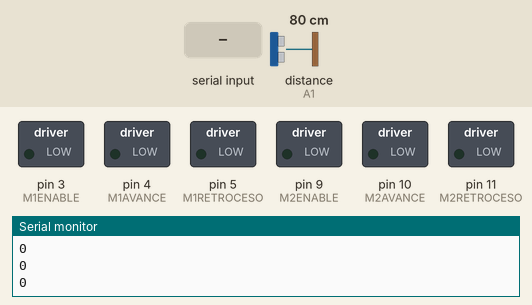
A sketch run on a simulated Arduino Leonardo, built with avr-gcc and run on an emulated ATmega32U4. Shown: switched loads named in the sketch (green lamp = pin HIGH), the last lines printed to the serial monitor. The test bench sets the inputs (shaded band); at power-on: distance to the obstacle (sensor on A1) 80 cm. The echo pulse lasts 58.3 µs per cm; pins used as bus, display or sensor lines are not drawn.

Above: at 1.2 s.
1.3 s: "0" received over the second serial link
At 2.5 s:
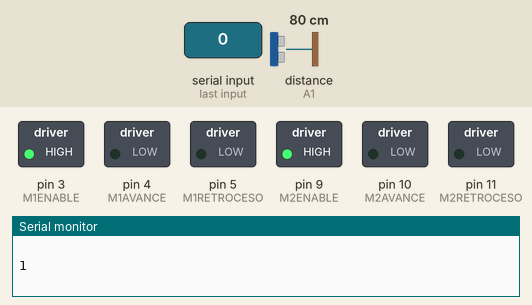
2.8 s: "F" received over the second serial link
At 3.7 s:
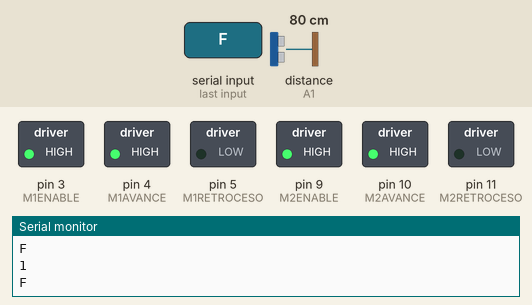
4.4 s: "B" received over the second serial link
At 5.6 s:
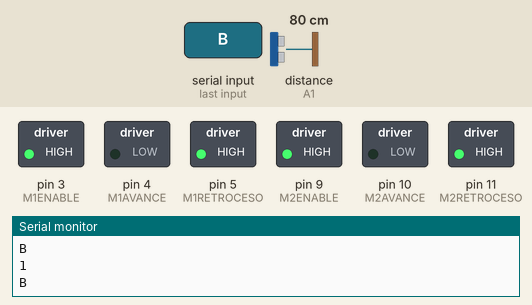
5.9 s: "R" received over the second serial link
At 6.6 s:
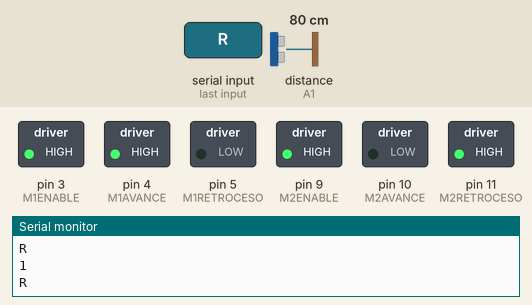
7.4 s: "L" received over the second serial link
At 8.6 s:
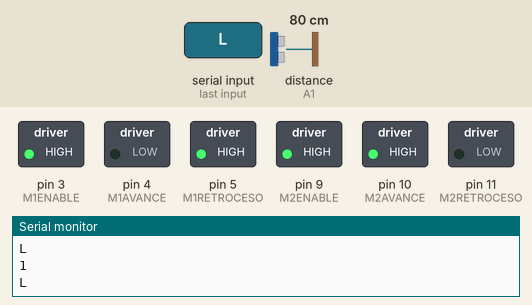
Timing chart, 0 to 9.9 s (numbered marks = the images above; inputs shaded):
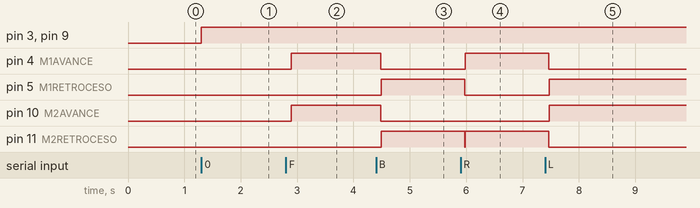

The sketch:

sketch_TFG.ino
```cpp
/**
 * Este es el sketch a cargar el en arduino del coche.
 * Este tendra conectados 2 motores de 5V DC ademas de un modulo bluetooth, por el cual se
 * reciben instrucciones de acciones a realizar, y un modulo emisor-receptor de ondas ultra-sonicas para calcular la distancia con el objeto enfrente del mismo.
 * El emisor de las instrucciones es una aplicacion Android desarrollada para este proyecto.
 *
 * @author: Juan Jose Ropero Cerro
 *
 */
//Pines del motor 1
#define M1ENABLE 3
#define M1AVANCE 4
#define M1RETROCESO 5


//Pines del motor 2
#define M2ENABLE 9
#define M2AVANCE 10
#define M2RETROCESO 11

//Pines del sensor HC-SR04
#define TRIGGER A0
#define ECHO A1
char dato;//Variable que almacena los datos que se leen del modulo bluetooth
bool activo;//Estado de conexion con el sistema Maestro
void setup() {
 //Iniciamos monitores a usar.Serial es solo usado para verificar el envio y recepcion de datos correcto
  Serial.begin(9600);//Borrar para la version final
  Serial1.begin(9600);//Monitor de comunicacion para el modulo bluetooth.Conectar dicho modulo a pines 0,1

  //Configracion inical de los pines de los motores y de variables globales usadas
  pinMode(M1ENABLE,OUTPUT);
  pinMode(M1AVANCE,OUTPUT);
  pinMode(M1RETROCESO,OUTPUT);

  pinMode(M2ENABLE,OUTPUT);
  pinMode(M2AVANCE,OUTPUT);
  pinMode(M2RETROCESO,OUTPUT);
  pinMode(TRIGGER,OUTPUT);
  pinMode(ECHO,INPUT);

  //Establecemos todo pin de salida a los motores a LOW
  digitalWrite(M1ENABLE,LOW);
  digitalWrite(M1AVANCE,LOW);
  digitalWrite(M1RETROCESO,LOW);
  digitalWrite(M2ENABLE,LOW);
  digitalWrite(M2AVANCE,LOW);
  digitalWrite(M2RETROCESO,LOW);
  digitalWrite(TRIGGER,LOW);

  dato=' ';
  activo=false;
}

void loop() {
  Serial.println(activo);//Borrar para version final
  if(activo==true){
        if(Serial1.available()>0){//Verificamos si existen datos recibidos por el canal de comunicacion en el que esta el modulo bluetooth

          dato=Serial1.read();//Guardamos los datos del canal de comunicacion BT en la variable dato

          //Usado en pruebas para verificar correcta recepcion de mensajes
          Serial.write(dato);//Borrar para version final

          //Comparamos los datos recibidos del monitor Serial1 con las posibles acciones a ejecutar
          //Para cada accion, ejecuta primero frenado(), y tras un pequeño delay se configura los pines para la accion recibida del modulo
          if(dato=='F'){//Avance del vehiculo

            frenado();
            avance();

          }else if(dato=='B'){//Retroceso del vehiculo

            frenado();
            retroceso();

          }else if(dato=='R'){//Giro a la derecha del vehiculo

            frenado();
            giroDerecha();

          }else if(dato=='L'){//Giro a la izquierda del vehiculo

            frenado();
            giroIzquierda();

          }else if(dato=='S'){//Detencion del vehiculo

             frenado();
          }else if(dato=='1')//Finalizacion de comunicacion con el emisor
          {

            frenado();//detenemos el vehiculo para que no pierda el control
            activo=false;//Impedimos que el sistema siga funcionando

            //Desactivamos los motores
            digitalWrite(M1ENABLE,LOW);
            digitalWrite(M2ENABLE,LOW);

            Serial.print("Desactivado\n");//Mensaje de prueba en el arduino. Borrar en la version final
          }
      }
      Serial.println(dato);//Borrar
      //Enviamos al dispositivo maestro la distancia del vehiculo con un obstaculo frontal
      Serial1.println(uSensor());

  }else{//En caso de que la comunicacion este desactivada verificamos si se ha recibido un mensaje de haber iniciado comunicaciones
    if(Serial1.available()>0){//Verificamos si se han enviado datos de inicio

        if(Serial1.read()=='0'){//Si se recibe el comando correcto

          activo=true;//Activamos el sistema de comunicacion del coche

          //Activamos los motores del coche
          digitalWrite(M1ENABLE,HIGH);
          digitalWrite(M2ENABLE,HIGH);

          Serial.print("Activado\n");//Mensaje de prueba en el arduino. Borrar en la version final

        }else{

          activo=false;

          //Desactivamos los motores del coche
          digitalWrite(M1ENABLE,LOW);
          digitalWrite(M2ENABLE,LOW);
        }
     }

  }
  //Delay para pruebas y depuracion.Borrar o reducir
  delay(100);
}

/**
 * Funcion del arduino encargada de configurar los pines de los motores en el estado de detencion (Stop)
 * Este estado se consigue estableciendo a LOW todos y cada uno de los pines dedicados a los 2 motores del arduino
 * Su frecuente uso es para evitar cortocircuitos en las conexiones electronicas a los motores
 */
void frenado(){

  digitalWrite(M1AVANCE,LOW);
  digitalWrite(M1RETROCESO,LOW);
  digitalWrite(M2AVANCE,LOW);
  digitalWrite(M2RETROCESO,LOW);
  delay(10);
}

/**
 * Funcion encargada de configurar los pines de los motores para el avance del vehiculo
 * Solo activa los pines necesarios para el avance, ya que se asume que todos los pines estan en LOW, previo a la llamada a esta
 */
void avance(){

    digitalWrite(M1AVANCE,HIGH);
    digitalWrite(M2AVANCE,HIGH);
}


/**
 * Funcion encargada de configurar los pines de los motores para el retroceso del vehiculo
 * Solo activa los pines necesarios para el retroceso, ya que se asume que todos los pines estan en LOW, previo a la llamada a esta
 */
void retroceso(){

    digitalWrite(M1RETROCESO,HIGH);
    digitalWrite(M2RETROCESO,HIGH);
}

/**
 * Funcion encargada de configurar los pines de los motores para el giro a la izquierda del vehiculo
 * Solo activa los pines necesarios para el giro a la izquierda, ya que se asume que todos los pines estan en LOW, previo a la llamada a esta
 */
void giroIzquierda(){

    digitalWrite(M1RETROCESO,HIGH);
    digitalWrite(M2AVANCE,HIGH);
}

/**
 * Funcion encargada de configurar los pines de los motores para el giro a la derecha del vehiculo
 * Solo activa los pines necesarios para el giro a la derecha, ya que se asume que todos los pines estan en LOW, previo a la llamada a esta
 */
void giroDerecha(){

    digitalWrite(M1AVANCE,HIGH);
    digitalWrite(M2RETROCESO,HIGH);
}

/**
 * Funcion que usa el sensor ultrasonico para calcular la distancia del vehiculo con un posible obstaculo que haya frente al mismo.
 *
 * Esta activa el pin del emisor del sensor ultrasonico(Trigger) por un pequeño periodo de tiempo. Al activarlo a HIGH, el pin receptor (Echo)
 * tambien cambia a estado HIGH, indicando que esta recibiendo la onda sonica del sensor(cambiara a LOW una vez deje de recibir señales).
 * Tras cambiar el pin Trigger a LOW, mediremos el tiempo que el pin Echo estuvo en HIGH en microsegundos y junto con la velocidad de la onda sonica (340 m/s)
 * y el delay que el pin Trigger estuvo activo calculamos la distancia del vehiculo al objeto mas proximo
 */

float uSensor(){


  //Activamos el pin emisor de la onda sonica(Trigger)
  digitalWrite(TRIGGER,HIGH);

  delayMicroseconds(10);//delay de funcionamiento del pin emisor
  //Desactivamos el pin emisor
  digitalWrite(TRIGGER,LOW);

  long timer=pulseIn(ECHO,HIGH);//devuelve el tiempo que ha tardado en cambiar de LOW a HIGH

  //ecuacion de calculo de la distancia:
  //(tiempo de viaje de la onda)/2 x velocidad de la onda == distancia
  return((timer/2)*0.0343);

 }
```

Measured:
- after the input at 1.3 s, pin 3 (M1ENABLE), pin 9 (M2ENABLE): LOW → HIGH at once
- after the input at 2.8 s, pin 4 (M1AVANCE), pin 10 (M2AVANCE): LOW → HIGH after 0.09 s
- after the input at 4.4 s, pin 4 (M1AVANCE), pin 10 (M2AVANCE): HIGH → LOW after 0.08 s; pin 5 (M1RETROCESO), pin 11 (M2RETROCESO): LOW → HIGH after 0.09 s
- after the input at 5.9 s, pin 4 (M1AVANCE): LOW → HIGH after 0.08 s; pin 5 (M1RETROCESO): HIGH → LOW after 0.07 s; pin 11 (M2RETROCESO): HIGH → LOW after 0.07 s, → HIGH 0.01 s later
- after the input at 7.4 s, pin 4 (M1AVANCE), pin 11 (M2RETROCESO): HIGH → LOW after 0.07 s; pin 5 (M1RETROCESO), pin 10 (M2AVANCE): LOW → HIGH after 0.08 s
